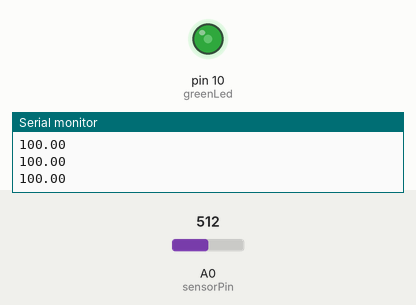
A sketch run on a simulated Arduino Uno, built with avr-gcc and run on an emulated ATmega328P. Parts: output pins drawn as LEDs (lit = HIGH), the last lines printed to the serial monitor. Inputs (shaded band) come from the test bench; at power-on: A0 (sensorPin) = 512.

Above: at 1.2 s.
1.3 s: A0 (sensorPin) set to 306
At 1.8 s:
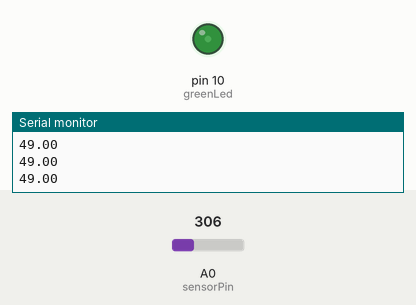
2.8 s: A0 (sensorPin) set to 511
At 3.3 s:
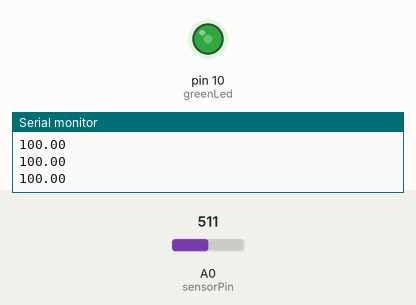
Timing chart, 0 to 5.8 s (numbered marks = the images above; inputs shaded):
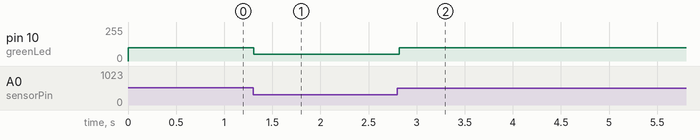

Measured:
- after the input at 1.3 s, pin 10 (greenLed): 100/255 → 49/255 at once
- after the input at 2.8 s, pin 10 (greenLed): 49/255 → 100/255 at once

The sketch:

exercise_8A.ino
```cpp
float sensorValue = 0; // variable for sensor value
int sensorPin = A0;      // variable for sensor pin
int greenLed = 10;       // variable for green LED pin

void setup() {
   Serial.begin(9600);            // Start the Serial connection at a
  // speed of 9600 bps
  pinMode(sensorPin, INPUT);     // Input pin for potmeter or LDR
  pinMode(greenLed, OUTPUT);     // Output pin for LED
}

void loop() {
  sensorValue = analogRead(sensorPin);  // Read the value/current on the sensor pin and
  // store that value in the variable sensorValue
  //sensorValue = (sensorValue/1023)*255; // Rescale the sensor's value. Change
  // to calibrate the sensor.

  sensorValue = map(sensorValue, 130, 490, 2, 100);
  sensorValue = constrain(sensorValue, 2, 100);

  analogWrite(greenLed, sensorValue);   // Send power to LED
  Serial.println(sensorValue);          // Print the sensorValue to tht serial
  // connection
  delay(100);                           // Wait 0.1 seconds
}
```
